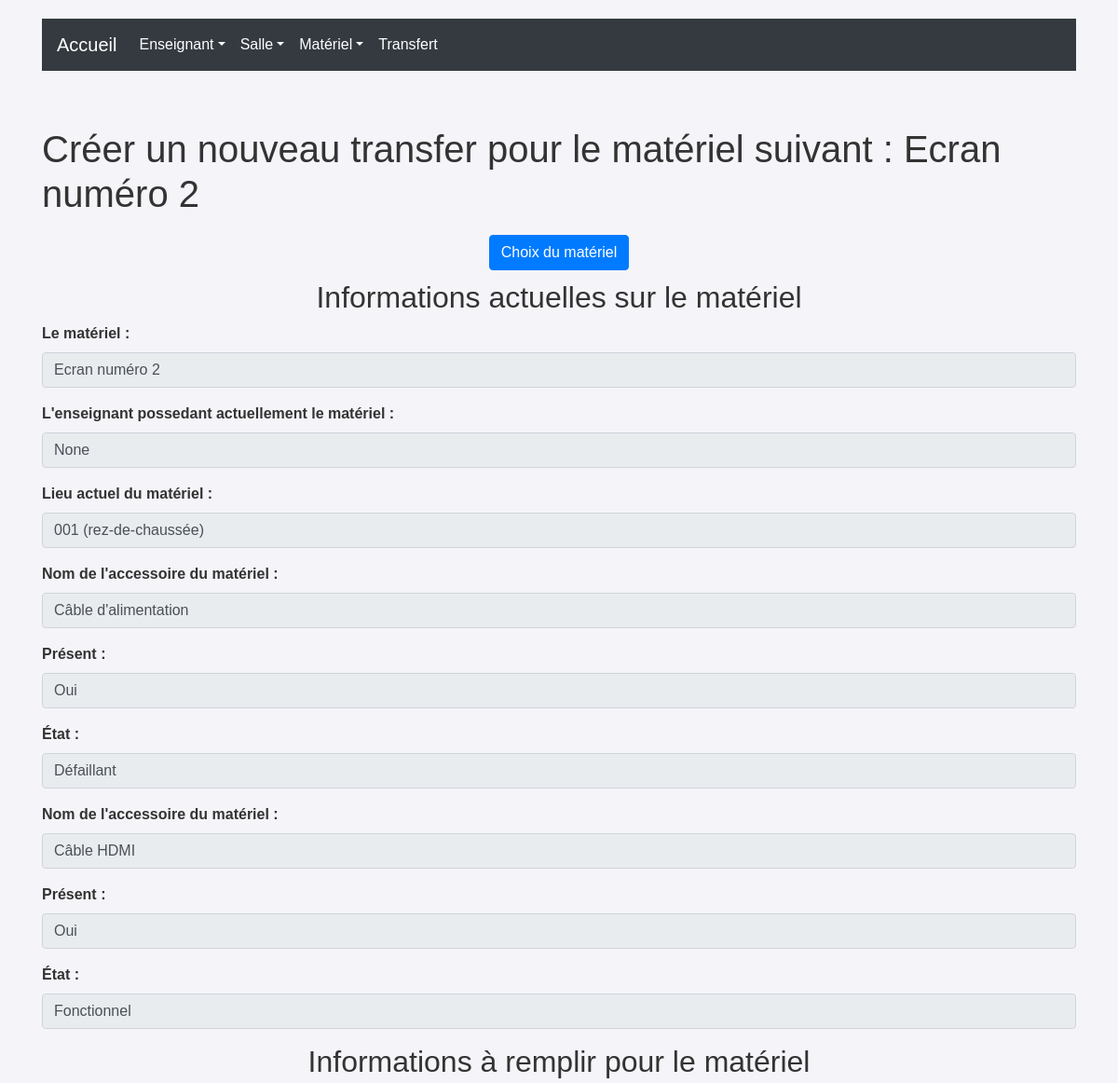
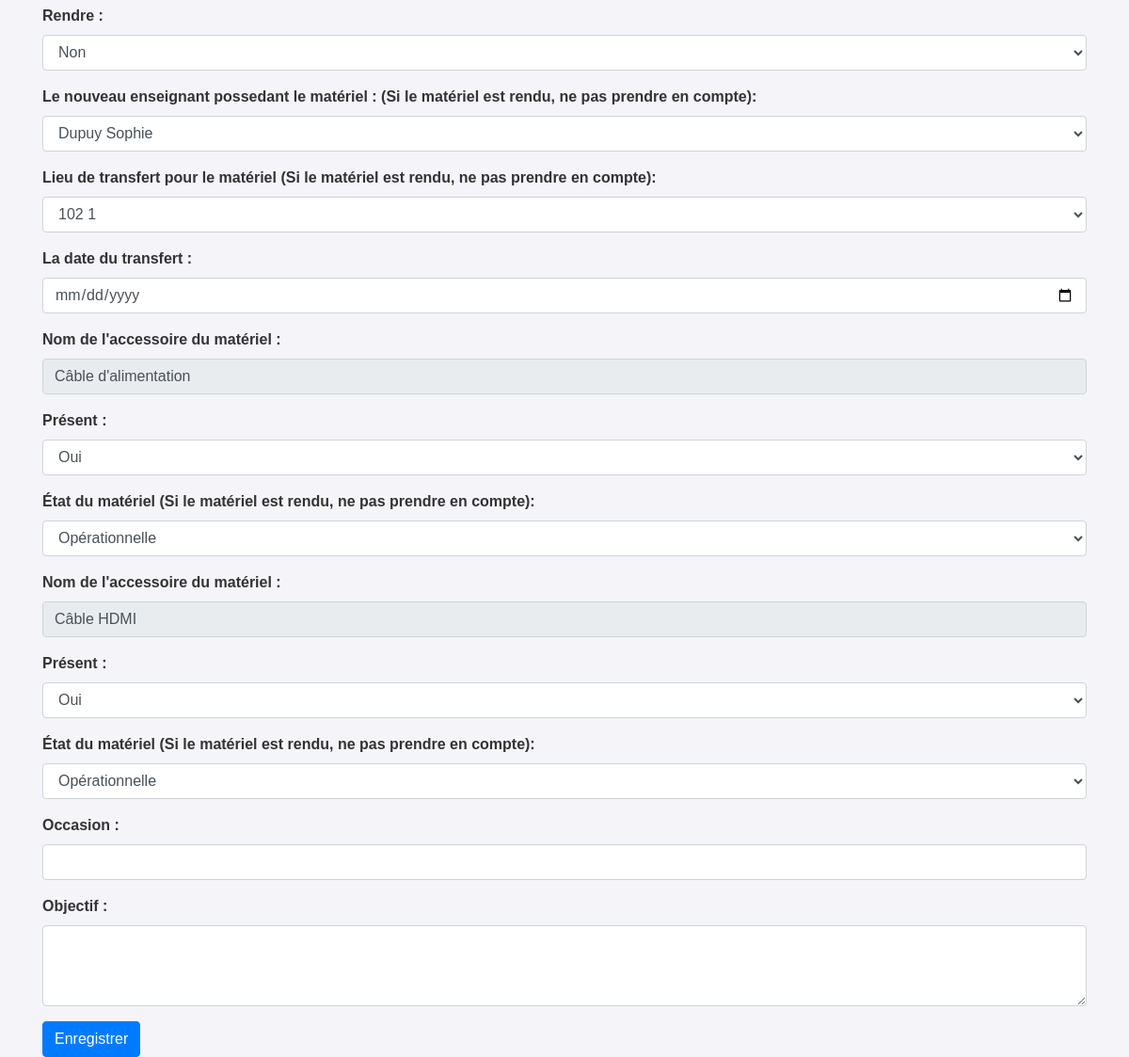
The app's page /gestion_de_materiel/transfert/ajout_transfert/3/ with its own data (2 pictures, top to bottom).
### gestion_de_materiel/models.py (models this page shows, shortened)
class Materiel(models.Model):
    nom = models.CharField(
        max_length=100,
        blank=False,
        null=True,
        default=''
    )
    budget = models.CharField(
        max_length=100,
        blank=False,
        null=True,
        default=''
    )
    proprietaire = models.ForeignKey(
        Enseignant,
        on_delete=models.CASCADE,
        null=True,
        related_name='materiels_possedes'
    )
    lieu = models.ForeignKey(
        Salle,
        on_delete=models.CASCADE,
        null=True
    )
    possesseur = models.ForeignKey(
        Enseignant,
        on_delete=models.CASCADE,
        null=True,
        blank=True,
        related_name='materiels_en_possession'
    )

class Salle(models.Model):
    nom = models.CharField(
        max_length=50,
        blank=False,
        null=True,
        default='aucun'
    )
    etage = models.CharField(
        max_length=50,
        blank=False,
        null=True,
        default='aucun'
    )
    def __str__(self):
        if self.etage.lower() == "rez-de-chaussée":
            return f"{self.nom} ({self.etage})"
        else:
            return f"{self.nom} ({self.etage} Étage)"

class AccessoireMateriel(models.Model):
    material = models.ForeignKey(
        Materiel,
        on_delete=models.CASCADE,
        null=True
    )
    nom = models.CharField(
        max_length=100,
        blank = True
    )
    present = models.BooleanField(
        default=True
    )
    etat = models.CharField(
        max_length=100,
        blank=True,
        null=True
    )

### gestion_de_materiel/views.py (the view)
# urls.py: path('gestion_de_materiel/transfert/ajout_transfert/<int:materiel_id>/', views.ajout_transfert, name='ajout_transfert'),
def ajout_transfert(request, materiel_id):
    materiel = Materiel.objects.get(id=materiel_id)
    accessoires = materiel.accessoiremateriel_set.all()
    enseignants = Enseignant.objects.all()
    salles = Salle.objects.all()
    if request.method == 'POST':
        form = TransfertForm(request.POST)
        if form.is_valid():
            transfert = form.save(commit=False)
            transfert.material = materiel
            transfert.ancien_possesseur = materiel.possesseur
            transfert.ancien_lieu = materiel.lieu
            salle_id = form.cleaned_data['nouveau_lieu'].id
            salle = Salle.objects.get(id=salle_id)
            if request.POST.get('rendre') == 'Oui':
                materiel.possesseur = None
                transfert.nouveau_possesseur = None
                materiel.lieu = Salle.objects.get(nom="001", etage="rez-de-chaussée")
            else:
                materiel.possesseur = transfert.nouveau_possesseur
                materiel.lieu = salle
            materiel.save()
            transfert.save()
            for accessoire in accessoires:
                present_key = 'present_' + str(accessoire.id)
                etat_key = 'etat_' + str(accessoire.id)
                present_value = request.POST.get(present_key)
                if present_value == "Oui":
                    nouvelle_presence = True
                    nouvel_etat = request.POST.get(etat_key, accessoire.etat)
                else:
                    nouvelle_presence = False
                    nouvel_etat = "Absent"
                TransfertAccessoire.objects.create(
                    transfert=transfert,
                    accessoire=accessoire,
                    ancienne_presence=accessoire.present,
                    nouvelle_presence=nouvelle_presence,
                    ancien_etat=accessoire.etat,
                    nouveau_etat=nouvel_etat
                )
                accessoire.present = nouvelle_presence
                accessoire.etat = nouvel_etat
                accessoire.save()
            return redirect('afficher_transfert', materiel_id=materiel.id, transfert_id=transfert.id)
    else:
        initial_data = {
            'material': materiel,
            'ancien_possesseur': materiel.possesseur,
            'ancien_lieu': materiel.lieu,
        }
        form = TransfertForm(initial=initial_data)
    return render(request, 'gestion_de_materiel/transfert/ajout_transfert.html', {
        'form': form,
        'materiel': materiel,
        'accessoires': accessoires,
        'enseignants': enseignants,
        'salles': salles,
    })

### gestion_de_materiel/forms.py
class TransfertForm(forms.ModelForm):
    class Meta:
        model = TransfertMateriel
        fields = ('nouveau_possesseur', 'date_transfert', 'nouveau_lieu', 'occasion', 'objectif')
        widgets = {
            'nouveau_possesseur': forms.Select(attrs={'class': 'form-control'}),
            'date_transfert': forms.DateInput(attrs={'class': 'form-control', 'type': 'date'}),
            'occasion': forms.TextInput(attrs={'class': 'form-control'}),
            'objectif': forms.Textarea(attrs={'class': 'form-control', 'rows': 3}),
        }
    nouveau_lieu = forms.ModelChoiceField(
        queryset=Salle.objects.all(),
        widget=forms.Select(attrs={'class': 'form-control'}),
    )
    def __init__(self, *args, **kwargs):
        super().__init__(*args, **kwargs)
        self.fields['nouveau_possesseur'].queryset = Enseignant.objects.all()
        self.fields['nouveau_lieu'].queryset = Salle.objects.all()

### templates/gestion_de_materiel/transfert/ajout_transfert.html (shortened to what this page needs)
<!DOCTYPE html>
<html>
<head>
    <link rel="stylesheet" href="https://stackpath.bootstrapcdn.com/bootstrap/4.5.2/css/bootstrap.min.css">
</head>
<body>
    <div class="container">
        {% include 'gestion_de_materiel/includes/entete.html' %}
        <h1>Créer un nouveau transfer pour le matériel suivant : {{ materiel.nom }}</h1>
        <div class="container text-center">
            <a href="{% url 'choix_materiel' %}" class="btn btn-primary">Choix du matériel</a>
        </div>
        <form method="post">
            <h2 style="text-align: center;">Informations actuelles sur le matériel</h2>
            <div class="form-group">
                <label style="font-weight: bold;">Le matériel :</label>
                <input type="text" class="form-control" value="{{ materiel.nom }}" readonly>
            </div>
            <div class="form-group">
                <label style="font-weight: bold;">L'enseignant possedant actuellement le matériel :</label>
                <input type="text" class="form-control" value="{{ materiel.possesseur }}" readonly>
            </div>
            <div class="form-group">
                <label style="font-weight: bold;">Lieu actuel du matériel :</label>
                <input type="text" class="form-control" value="{{ materiel.lieu }}" readonly>
            </div>
            {% for accessoire in accessoires %}
                <div class="form-group">
                    <label style="font-weight: bold;">Nom de l'accessoire du matériel :</label>
                    <input type="text" class="form-control" value="{{ accessoire.nom }}" readonly>
                </div>
                <div class="form-group">
                    <label>Présent :</label>
                    {% if accessoire.present %}
                        <input type="text" class="form-control" value="Oui" readonly>
                    {% else %}
                        <input type="text" class="form-control" value="Non" readonly>
                    {% endif %}
                </div>
                <div class="form-group">
                    <label>État :</label>
                    <input type="text" class="form-control" value="{{ accessoire.etat }}" readonly>
                </div>
            {% endfor %}
            <h2 style="text-align: center;">Informations à remplir pour le matériel</h2>
            <div class="form-group">
                <label style="font-weight: bold;">Rendre :</label>
                <select class="form-control" name="rendre" id="id_rendre" onchange="updateFields()">
                    <option value="Non" selected>Non</option>
                </select>
            </div>
           <div class="form-group">
                <label style="font-weight: bold;">Le nouveau enseignant possedant le matériel : (Si le matériel est rendu, ne pas prendre en compte):</label>
                <select class="form-control" name="nouveau_possesseur">
                    {% for enseignant in enseignants %}
                        <option value="{{ enseignant.id }}">
                            {{ enseignant.nom }} {{ enseignant.prenom }}
                        </option>
                    {% endfor %}
                </select>
            </div>
            <div class="form-group">
                <label style="font-weight: bold;">Lieu de transfert pour le matériel (Si le matériel est rendu, ne pas prendre en compte):</label>
                <select class="form-control" name="nouveau_lieu">
                    {% for salle in salles %}
                        <option value="{{ salle.id }}">
                            {{ salle.nom }} {{ salle.etage }}
                        </option>
                    {% endfor %}
                </select>
            </div>
            <div class="form-group">
                <label style="font-weight: bold;">La date du transfert :</label>
                <input type="date" class="form-control" name="date_transfert">
            </div>
            {% for accessoire in accessoires %}
                <div class="form-group">
                    <label style="font-weight: bold;">Nom de l'accessoire du matériel :</label>
                    <input type="text" class="form-control" value="{{ accessoire.nom }}" readonly>
                </div>
                <div class="form-group">
                    <label>Présent :</label>
                    <select class="form-control" name="present_{{ accessoire.id }}">
                        <option value="Oui" {% if accessoire.present == "Oui" %}selected{% endif %}>Oui</option>
                    </select>
                </div>
                <div class="form-group">
                    <label>État du matériel (Si le matériel est rendu, ne pas prendre en compte):</label>
                    <select class="form-control" name="etat_{{ accessoire.id }}">
                        <option value="Opérationnelle" {% if accessoire.etat == "Opérationnelle" %}selected{% endif %}>Opérationnelle</option>
                    </select>
                </div>
            {% endfor %}
            <div class="form-group">
                <label style="font-weight: bold;">Occasion :</label>
                <input type="text" class="form-control" name="occasion">
            </div>
            <div class="form-group">
                <label style="font-weight: bold;">Objectif :</label>
                <textarea class="form-control" name="objectif" rows="3"></textarea>
            </div>
            <button type="submit" class="btn btn-primary">Enregistrer</button>
        </form>
    </div>
</body>
</html>

### templates/gestion_de_materiel/transfert/ajout_transfert.html (style rules this page uses)
.container { margin-top: 20px; }
.form-group { margin-bottom: 20px; }
h1 { margin-bottom: 20px; }
.text-center { text-align: center; }
.btn-primary { background-color: #007bff; color: #fff; border: none; }
.form-control { width: 100%; padding: 10px; border: 1px solid #ced4da; border-radius: 4px; }
textarea.form-control { resize: vertical; }
label { font-weight: bold; }

### templates/gestion_de_materiel/includes/entete.html (style rules this page uses)
body { font-family: Arial, sans-serif; background-color: #f4f4f9; color: #333; }

### records on screen
Materiel: nom "Ecran numéro 2", possesseur "None", lieu "001 (rez-de-chaussée)"
AccessoireMateriel: nom "Câble d'alimentation", etat "Défaillant", id "Oui", id "Opérationnelle"
AccessoireMateriel: nom "Câble HDMI", etat "Fonctionnel", id "Oui", id "Opérationnelle"

### other values on screen
form field nouveau_possesseur "Dupuy Sophie"
form field nouveau_lieu "102 1"
